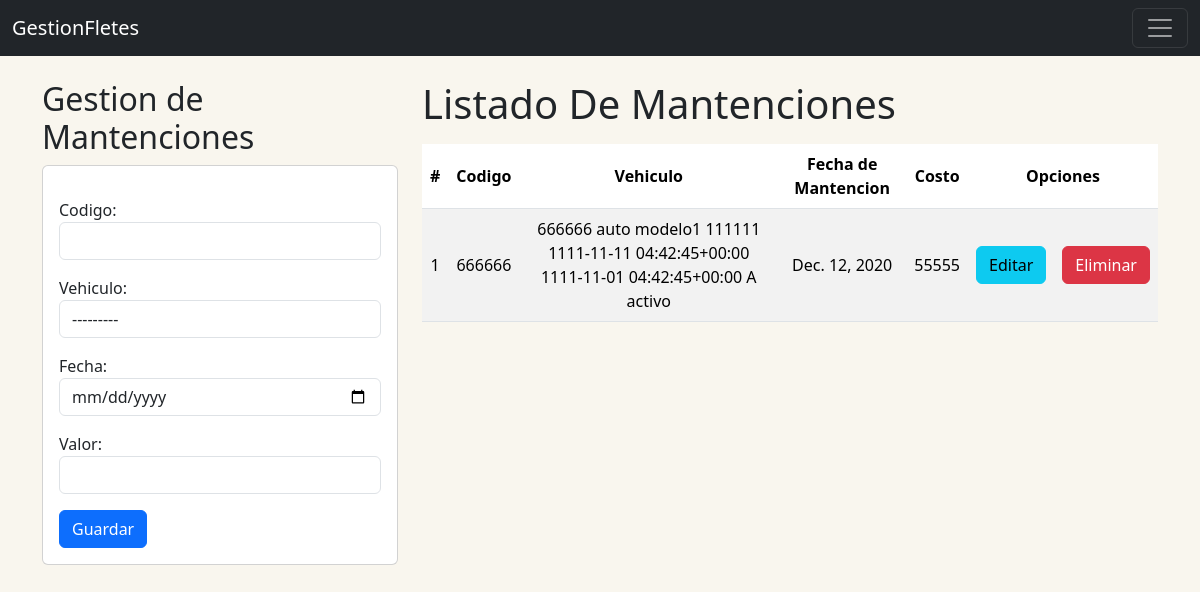
/mantenciones/homeMantenciones/, run on an earlier commit of the app's database.
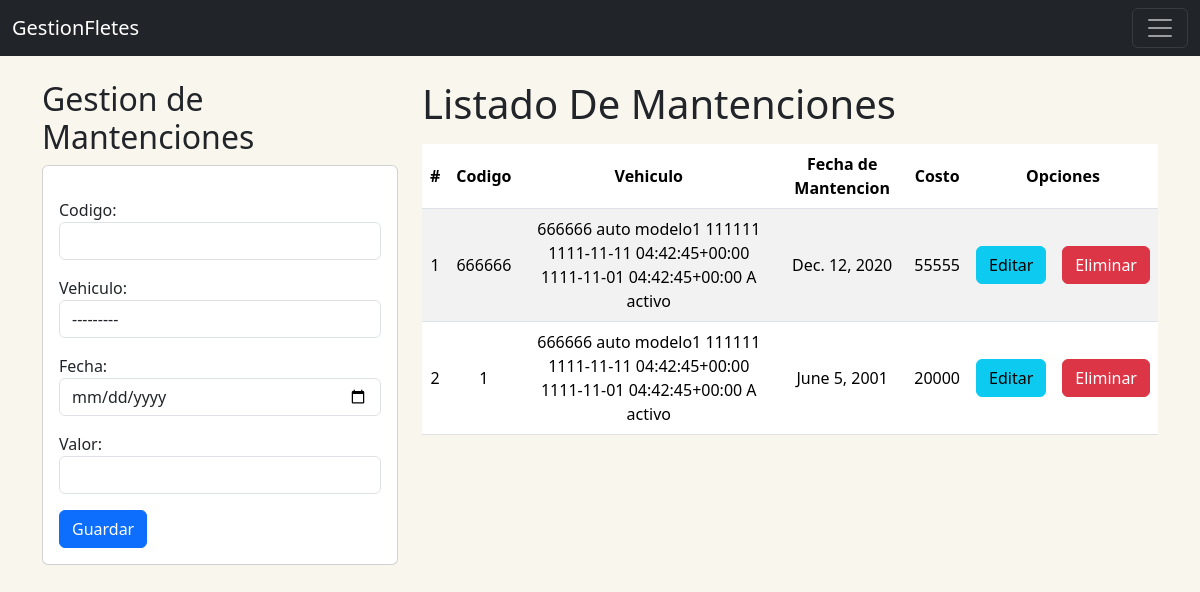
And on a later commit of the database.
### CrudMantenciones/models.py (models this page shows, shortened)
class Mantenciones(models.Model):
    codigo = models.CharField(primary_key=True, max_length=6)
    vehiculo = models.ForeignKey(Vehiculos, on_delete=models.CASCADE)
    fecha = models.DateField()
    valor = models.PositiveIntegerField()

### CrudVehiculos/models.py (models this page shows)
class Vehiculos(models.Model):
    codigo = models.CharField(primary_key=True, max_length=6)
    nombre = models.CharField(max_length=30)
    modelo = models.CharField(max_length=30)
    patente= models.CharField(max_length=7)
    fechaAdquisicion = models.DateTimeField()
    fechaUltimoMant = models.DateTimeField()
    otrosDetalles = models.CharField(max_length=100)
    estado = models.CharField(max_length=20)
    def __str__(self):
        texto= "{0} {1} {2} {3} {4} {5} {6} {7}"
        return texto.format(self.codigo, self.nombre, self.modelo, self.patente, self.fechaAdquisicion, self.fechaUltimoMant, self.otrosDetalles, self.estado)

### CrudMantenciones/views.py (the view)
# urls.py: path('homeMantenciones/', views.homeMantenciones, name="homeMantenciones"),
def homeMantenciones(request):
    mantenciones = Mantenciones.objects.all()
    form = MantencionForm
    return render(request, 'gestionMantenciones.html', {'mantenciones': mantenciones,'form':form})

### CrudMantenciones/templates/gestionMantenciones.html (shortened to what this page needs)
{% extends "Base.html" %}
{% load widget_tweaks %}
{% block body %}
<div class="row">
    <div class="col-sm-12 col-md-6 col-lg-4 col-xl-4">
        <h2>Gestion de Mantenciones</h2>
        <div class="card">
            <div class="card-body">
                <form action="{% url 'registrarMantencion' %}" method="post" class="mt-3">
                    <div class="mb-3">
                        {{ form.codigo.label_tag }}
                        {% render_field form.codigo class="form-control" %}
                    </div>
                    <div class="mb-3">
                        {{ form.vehiculo.label_tag }}
                        {% render_field form.vehiculo class="form-control" %}
                    </div>
                    <div class="mb-3">
                        {{ form.fecha.label_tag }}
                        {% render_field form.fecha class="form-control" type="date" %}
                    </div>
                    <div class="mb-3">
                        {{ form.valor.label_tag }}
                        {% render_field form.valor class="form-control" %}
                    </div>
                    <button type="submit" class="btn btn-primary">Guardar</button>
                </form>
            </div>
        </div>
    </div>
    <div class="col-sm-12 col-md-6 col-lg-8 col-xl-8">
        <h1 >Listado De Mantenciones</h1>
        <div class="table responsive py-2">
            <table class="table table-striped">
                <thead>
                    <tr>
                        <th>#</th>
                        <th>Codigo</th>
                        <th>Vehiculo</th>
                        <th>Fecha de Mantencion</th>
                        <th>Costo</th>
                        <th colspan="2">Opciones</th>
                    </tr>
                </thead>
                <tbody>
                    {% for mantencion in mantenciones %}
                    <tr>
                        <td>{{forloop.counter}}</td>
                        <td>{{mantencion.codigo}}</td>
                        <td>{{mantencion.vehiculo}}</td>
                        <td>{{mantencion.fecha}}</td>
                        <td>{{mantencion.valor}}</td>
                        <td><a href="{% url 'edicionMantencion' mantencion.codigo %}" class="btn btn-info">Editar</a></td>
                        <td><a href="{% url 'eliminarMantencion' mantencion.codigo %}" class="btn btn-danger btnEliminacion">Eliminar</a></td>
                    </tr>
                    {% endfor %}
                </tbody>
            </table>
        </div>
    </div>
</div>
{% endblock %}

What changed in the data, as far as the page shows it:
added Mantenciones: codigo "1", vehiculo "666666 auto modelo1 111111 1111-11-11 04:42:45+00:00 1111-11-01 04:42:45+00:00 A activo", fecha "June 5, 2001", valor "20000"
